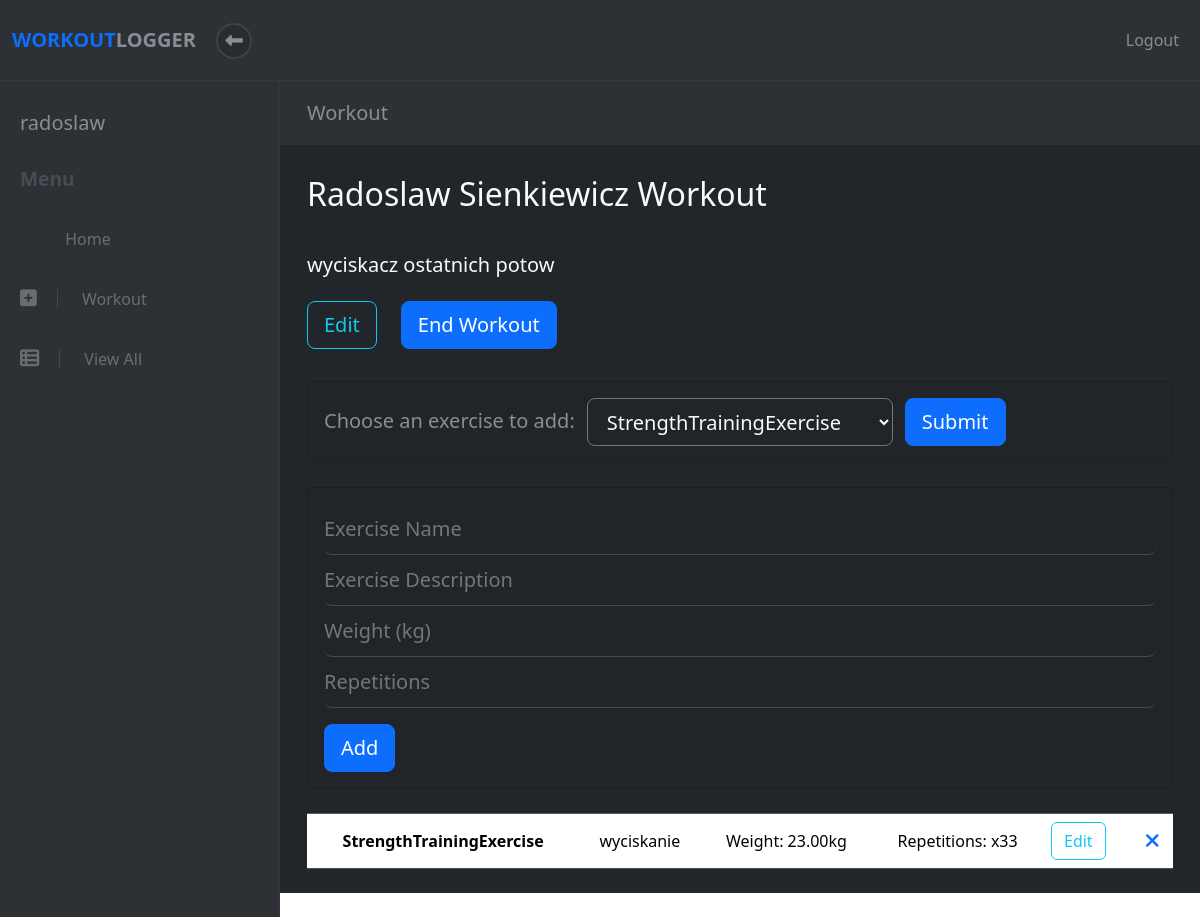
The page /workout/1 (signed in) on the database its author committed.
### apps/workout/models.py (models this page shows, shortened)
class User(models.Model):
    username = models.CharField(max_length=20)
    email = models.CharField(max_length=50)
    password = models.CharField(max_length=22)
    level = models.IntegerField(default=1)
    created_at = models.DateTimeField(auto_now_add=True)
    updated_at = models.DateTimeField(auto_now=True)
    objects = UserManager()

class Workout(models.Model):
    name = models.CharField(max_length=50)
    description = models.CharField(max_length=150)
    completed = models.BooleanField(default=False)
    user = models.ForeignKey(User, on_delete=models.CASCADE, default=None)
    created_at = models.DateTimeField(auto_now_add=True)
    updated_at = models.DateTimeField(auto_now=True)
    objects = WorkoutManager()

class Exercise(models.Model):
    name = models.CharField(max_length=50)
    description = models.CharField(max_length=150)
    workout = models.ForeignKey(Workout, on_delete=models.CASCADE, related_name='%(class)s', default=None)
    muscle_group = models.ForeignKey(MuscleGroup, on_delete=models.CASCADE, default=None)
    user = models.ForeignKey(User, on_delete=models.CASCADE, default=None)
    created_at = models.DateTimeField(auto_now_add=True)
    updated_at = models.DateTimeField(auto_now=True)
    objects = ExerciseManager()
    class Meta:
        ordering = ('name', 'muscle_group')
        abstract = True
    def class_name(self):
        return self.__class__.__name__

class StrengthTrainingExercise(Exercise):
    weight = models.DecimalField(max_digits=6, decimal_places=2)
    repetitions = models.PositiveIntegerField()
    def data(self):
        return [
            "Weight: " + str(self.weight) + "kg",
            "Repetitions: x" + str(self.repetitions)
        ]
    def form_data(self):
        return [
            FormData("weight", "number", "Weight (kg)"),
            FormData("repetitions", "number", "Repetitions")
        ]

### apps/workout/views.py (the view)
# urls.py: re_path(r'^workout/(?P<id>\d*)$', views.workout), # get workout / update workout# get workout / update workout
def workout(request, id):
    exercise_type = request.GET.get('exercise_type')
    if(exercise_type == None):
        exercise_type = StrengthTrainingExercise().class_name
    try:
        user = User.objects.get(id=request.session["user_id"])
        ste = StrengthTrainingExercise.objects.filter(workout__id=id)
        ete = EnduranceTrainingExercise.objects.filter(workout__id=id)
        be = BalanceExercise.objects.filter(workout__id=id)
        fe = FlexibilityExercise.objects.filter(workout__id=id)
        exercises = list(chain(ste, ete, be, fe))
        data = {
            'user': user,
            'workout': Workout.objects.get(id=id),
            'exercises': sorted(exercises, key=lambda x: x.updated_at),
            'muscle_groups': MuscleGroup.objects.get(user = user),
            'exercise_types': get_exercises_types(),
            'current_exercise': exercise_type,
        }
        return render(request, "workout/workout.html", data)
    except (KeyError, User.DoesNotExist) as err:
        messages.info(request, "You must be logged in to view this page.", extra_tags="invalid_session")
        return redirect("/")

### apps/workout/views_helper.py (called while the page is built)
def get_exercises_types():
    return [
        StrengthTrainingExercise,
        EnduranceTrainingExercise,
        BalanceExercise,
        FlexibilityExercise,
    ]

### apps/workout/templates/workout/workout.html (shortened to what this page needs)
<!DOCTYPE html>
<html>
  <head>
    {% load static %}
    <link rel="stylesheet" href="{% static 'fontawesomefree/css/all.min.css' %}">
    <link rel="stylesheet" href="../../static/workout/styles.css">
    {% load bootstrap5 %}
    {% bootstrap_css %}
  </head>
  <body>
    {% include 'workout/header.html' %}
    <div class="d-flex align-items-stretch">
      {% include 'workout/sidebar.html' %}
      <div class="page-content mb-4">
        <div class="page-header">
          <div class="container-fluid">
            <h2 class="h5 no-margin-bottom">Workout</h2>
          </div>
        </div>
        <section class="no-padding-bottom">
          <div class="container-fluid">
            <div class="row">
              <div class="col-lg-12 text-light">
                <h2 class="">{{ workout.name}}</h2>
                <small class="text-muted">{{ workout.created_at | date}}</small>
                {% if workout.description %}
                <h5 class="mt-2">{{ workout.description}}</h5>
                <div class="row mt-4">
                  <div class="col-auto text-left">
                    <a
                      href="/workout/{{ workout.id }}/edit"
                      class="btn btn-outline-info btn-lg mb-4"
                      >Edit</a
                    >
                  </div>
                  <div class="col-auto text-left">
                    {% if workout.completed == False %}
                    <form
                      id="end-workout-form"
                      action="/workout/{{ workout.id }}/complete"
                      method="POST"
                    >
                      <button
                        id="end-workout"
                        type="submit"
                        class="btn btn-primary btn-lg end-workout mb-4 ml-2"
                      >
                        End Workout
                      </button>
                    </form>
                    {% endif %}
                  </div>
                </div>
                {% endif %}
                {% if workout.completed == False %}
                <div  class="card bg-dark add-exercise mb-4 mt-2" >
                  <div class="card-body">
                    <form action="/workout/{{workout.id}}" class="form-group">
                      <div class="row">
                        <div class="col-auto text-left">
                        <label for="exercise_type" class="input-material form-control-lg px-0">Choose an exercise to add:</label>
                        </div>
                        <div class="col-auto text-left d-flex justify-content-center p-0">
                        <select name="exercise_type" id="exercise_type" class="bg-dark input-material form-control-lg text-light">
                          {% for exercise_type in exercise_types %}
                            {% if exercise_type.class_name == current_exercise %}
                              <option selected="selected" value={{exercise_type.class_name}}>{{exercise_type.class_name}}</option>
                            {% else %}
                              <option value={{exercise_type.class_name}}>{{exercise_type.class_name}}</option>
                            {% endif %}
                          {% endfor %}
                        </select>
                        </div>
                        <div class="col-auto text-left">
                        <input type="submit" value="Submit" class="btn btn-primary btn-lg">
                        </div>
                      </div>
                    </form>
                  </div>
                </div>
                <div class="card bg-dark add-exercise mb-4 mt-2">
                  <div class="card-body">
                    <form
                      id="add-exercise-form"
                      action="/workout/{{ workout.id }}/exercise"
                      method="POST"
                    >
                      <div class="form-group">
                        <input
                          id="name"
                          type="text"
                          name="name"
                          required
                          class="input-material form-control-lg"
                          placeholder="Exercise Name"
                        />
                      </div>
                      <div class="form-group">
                        <input
                          id="description"
                          type="text"
                          name="description"
                          class="input-material form-control-lg"
                          placeholder="Exercise Description"
                        />
                      </div>
                      {% for exercise_type in exercise_types %}
                        {% if exercise_type.class_name == current_exercise %}
                          {% for field in exercise_type.form_data %}
                            <div class="form-group">
                              <input
                                id="{{ field.name }}"
                                type="{{ field.type }}"
                                name="{{ field.name }}"
                                class="input-material form-control-lg"
                                placeholder="{{ field.placeholder }}"
                              />
                            </div>
                          {% endfor %}
                        {% endif %}
                      {% endfor %}
                      <input
                        id="add"
                        type="submit"
                        value="Add"
                        class="btn btn-primary btn-lg mt-3"
                      />
                    </form>
                  </div>
                </div>
                {% endif %}
                <hr  class="mb-0"/>
                {% if exercises %}
                <div id="exercise-wrapper" class="mb-4">
                  <table class="table text-light">
                    <tbody>
                      {% for exercise in exercises %}
                      <tr>
                        <th scope="row" class="align-middle text-center">{{ exercise.class_name }}</th>
                        <td class="align-middle text-center">{{ exercise.name }}</td>
                        {% for data in exercise.data %}
                        <td class="align-middle text-center">{{ data }}</td>
                        {% endfor %}
                        <td ><a
                          href="/workout/{{ workout.id }}/edit"
                          class="btn btn-outline-info"
                          >Edit</a
                        ></td>
                        {% if workout.completed == False %}
                        <td class="align-middle text-center">
                          <form
                            id="delete-exercise-form"
                            action="/workout/{{ workout.id }}/exercise"
                            method="GET"
                            class="p-0"
                          >
                            <button
                              id="delete-exercise"
                              type="submit"
                              class="btn btn-link btn-lg p-0"
                            >
                              <i class="fa fa-remove delete-exercise"></i>
                            </button>
                          </form>
                        </td>
                        {% endif %}
                      </tr>
                      {% endfor %}
                    </tbody>
                  </table>
                </div>
                {% endif %}
              </div>
            </div>
          </div>
        </section>
      </div>
    </div>
  </body>
</html>

### apps/workout/templates/workout/sidebar.html (shortened to what this page needs)
<nav id="sidebar">
  <div class="sidebar-header d-flex align-items-center">
    <div class="title">
      <h1 class="h5">{{ user.username }}</h1>
    </div>
  </div>
  <span class="heading">Menu</span>
  <ul class="list-unstyled">
    <li>
      <a href="/dashboard"> Home</a>
    </li>
    <li>
      <a href="/workout"><i class="fa fa-plus-square"></i> Workout</a>
    </li>
    <li>
      <a href="/workouts"><i class="fa fa-th-list"></i> View All</a>
    </li>
  </ul>
</nav>

### apps/workout/static/workout/styles.css (style rules this page uses)
body { position: relative; }
section { padding: 0 15px; }
a { -webkit-transition: all 0.3s; transition: all 0.3s; display: inline-block; }
button { cursor: pointer; }
i, span, strong { display: inline-block; }
input { outline: none; }
.no-padding-bottom { padding-bottom: 0 !important; }
.no-margin-bottom { margin-bottom: 0 !important; }
.page-content { background: #22252a; min-height: 100vh; width: calc(100% - 280px); padding: 0; }
.page-header { padding: 20px 15px; background: #2d3035; color: #8a8d93; margin-bottom: 30px; }
nav#sidebar { width: 280px; background: #2d3035; color: #6a6c70; border-right: 1px solid #34373d; }
nav#sidebar a { color: inherit; text-decoration: none; position: relative; }
nav#sidebar a i { font-size: 1.2em; margin-right: 10px; -webkit-transition: none; transition: none; }
nav#sidebar .sidebar-header { padding: 30px 20px; }
nav#sidebar .sidebar-header h1, nav#sidebar .sidebar-header p { margin-bottom: 0; }
nav#sidebar .sidebar-header h1 { color: #8a8d93; }
nav#sidebar span.heading { font-weight: 700; margin-left: 20px; color: #494d53; font-size: 1.2rem; margin-bottom: 15px; }
nav#sidebar ul { max-height: none; }
nav#sidebar ul a { padding: 18px 20px; display: block; font-weight: 400; }
nav#sidebar ul a i { margin-right: 20px; -webkit-transition: all 0.3s; transition: all 0.3s; padding-right: 20px; border-right: 1px solid #454649; }
nav#sidebar li { position: relative; }
nav#sidebar li::before { content: ''; width: 2px; height: 100%; background: none; display: block; position: absolute; top: 0; left: 0; z-index: 99; }
.table { margin-bottom: 0; }
.table td, .table th { border-color: #494d53; }
button, input[type='submit'] { cursor: pointer; font-family: inherit; font-weight: 300 !important; }
form label { font-size: 1rem; color: #8a8d93; }
input.input-material { width: 100%; border: none; border-bottom: 1px solid #444951; padding: 10px 0; background: none; color: #8a8d93; }
select { margin-bottom: 20px; padding: 8px 15px !important; }
.btn { font-weight: normal; border: 1px solid transparent; padding: 0.5rem 0.75rem; font-size: 1rem; line-height: 1.25; border-radius: 0.25rem; -webkit-transition: all 0.15s ease-in-out; transition: all 0.15s ease-in-out; }
.btn-primary { color: #fff; background-color: #ff3f3f; border-color: #ff3f3f; }
.btn-outline-info { color: #37cfdc; background-color: transparent; background-image: none; border-color: #37cfdc; }
.btn-lg { padding: 0.5rem 1rem; font-size: 1.25rem; line-height: 1.5; border-radius: 0.3rem; }
body { font-family: "Muli", sans-serif; font-size: 1rem; font-weight: normal; line-height: 1.5; color: #212529; background-color: #fff; }
a { color: #ff3f3f; text-decoration: none; }
h1, h2, h3, h4, h5, h6, .h1, .h2, .h3, .h4, .h5, .h6 { margin-bottom: 0.5rem; font-family: inherit; font-weight: 700; line-height: 1.1; color: inherit; }
h1, .h1 { font-size: 2.5rem; }
h2, .h2 { font-size: 2rem; }
h5, .h5 { font-size: 1.25rem; }
hr { border-top: 1px solid rgba(0, 0, 0, 0.1); }
small, .small { font-size: 80%; font-weight: normal; }
.bg-dark { background-color: #343a40 !important; }
.text-light { color: #f8f9fa !important; }

### rows shown on the page
User: username "radoslaw"
Workout: name "Radoslaw Sienkiewicz Workout", description "wyciskacz ostatnich potow"
StrengthTrainingExercise: class_name "StrengthTrainingExercise", name "wyciskanie", data "Weight: 23.00kg" "Repetitions: x33"

### other values the page prints
form field exercise_type "StrengthTrainingExercise"
